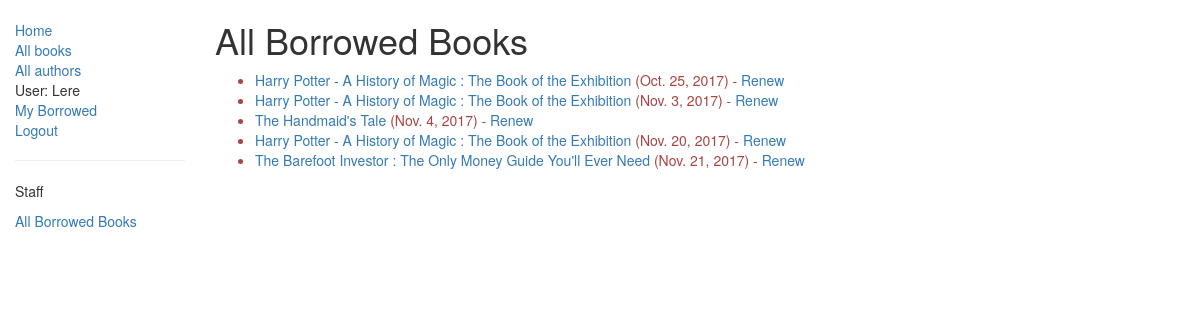
/catalog/allborrowed/ (signed in), run on the app's committed database.
### catalog/models.py (models this page shows, shortened)
class BookInstance(models.Model):
    id = models.UUIDField(primary_key = True, default = uuid.uuid4, help_text="unique id for a particular book instance")
    book = models.ForeignKey('Book', on_delete =models.SET_NULL, null = True)
    imprint = models.CharField(max_length=200)
    due_back = models.DateField(null = True,blank=True)
    borrower = models.ForeignKey(User, on_delete = models.SET_NULL, null = True)
    LOAN_STATUS = (
        ('m', 'Maintenance'),
        ('o', 'On loan'),
        ('a', 'Available'),
        ('r', 'Reserved'),
        )
    @property
    def is_overdue(self):
        if self.due_back and date.today() > self.due_back :
            return True
        return False
    status = models.CharField(max_length=1,choices = LOAN_STATUS, blank= True, default='m', help_text="Book availability")
    class Meta:
        ordering = ["due_back"]
        permissions = (("can_mark_returned", "Set book as returned"),)

class Book(models.Model):
    title = models.CharField(max_length=200)
    author = models.ForeignKey('Author',on_delete=models.SET_NULL, null = True)
    summary = models.TextField(max_length=1000, help_text="Enter a brief description of the book")
    isbn = models.CharField('ISBN', max_length=13, help_text='13 Character <a href="https://www.isbn-international.org/content/what-isbn">ISBN number</a>')
    genre = models.ManyToManyField(Genre, help_text="Select a genre for this book")
    language = models.ForeignKey(Language, on_delete=models.SET_NULL, null=True)
    def display_genre(self):
        """
        Creates a string for the Genre. This is required to display genre in Admin.
        """
        return ', '.join([ genre.name for genre in self.genre.all()[:3] ])
    display_genre.short_discription = 'Genre'

### catalog/views.py (the view)
class LoanedBooksByLibrarianListView(PermissionRequiredMixin,generic.ListView):
    permission_required = 'catalog.can_mark_returned'
    model = BookInstance
    template_name = 'catalog/borrowed_admin.html'
    def get_queryset(self):
        return BookInstance.objects.filter(status__exact='o')

### catalog/templates/catalog/borrowed_admin.html (shortened to what this page needs)
{% extends 'base_generic.html' %}
{% block content %}
<div>
<h1>All Borrowed Books</h1>
{% if bookinstance_list %}
  <ul>
  {% for bookinst in bookinstance_list%}
  <li class="{% if bookinst.is_overdue %}text-danger{% endif %}">
    <a href="{% url 'book-detail' bookinst.book.pk %}">{{bookinst.book.title}}</a> ({{ bookinst.due_back }})
    {% if perms.catalog.can_mark_returned %}- <a href="{% url 'renew-book-librarian' bookinst.id %}">Renew</a>  {% endif %}
  </li>
  {% endfor %}
</ul>
{% else %}
  <p>There are no books borrowed.</p>
{% endif %}
</div>
{% endblock %}

### catalog/templates/base_generic.html (shortened to what this page needs)
<!DOCTYPE html>
<html lang="en">
<head>
  <link rel="stylesheet" href="https://maxcdn.bootstrapcdn.com/bootstrap/3.3.7/css/bootstrap.min.css">
  {% load static %}
  <link rel="stylesheet" href="{% static 'css/styles.css' %}">
</head>
<body>
  <div class="container-fluid">
    <div class="row">
      <div class="col-sm-2">
      {% block sidebar %}
      <ul class="sidebar-nav">
          <li><a href="{% url 'index' %}">Home</a></li>
          <li><a href="{% url 'books' %}">All books</a></li>
          <li><a href="{% url 'authors' %}">All authors</a></li>
          {% if user.is_authenticated %}
            <li>User: {{user.get_username}}</li>
            <li><a href="{% url 'my-borrowed' %}">My Borrowed</a></li>
            <li><a href='{% url "logout" %}?next={{request.path}}'>Logout</a>
          {% else %}
            <li><a href="{%url 'login' %}?next={{request.path}}">Login</a>
          {% endif %}
          {% if perms.catalog.can_mark_returned %}
          <hr>
          <p>Staff</p>
          <li><a href="{% url 'allborrowed'%}" >All Borrowed Books</a> </li>
          {% endif %}
      </ul>
     {% endblock %}
      </div>
      <div class="col-sm-10 ">
      {% block content %}{% endblock %}
      </div>
    </div>
  </div>
</body>
</html>

### catalog/static/css/styles.css (style rules this page uses)
.sidebar-nav { margin-top: 20px; padding: 0; list-style: none; }

### data on the page
BookInstance: book "Harry Potter - A History of Magic : The Book of the Exhibition", due_back "Oct. 25, 2017"
BookInstance: book "Harry Potter - A History of Magic : The Book of the Exhibition", due_back "Nov. 3, 2017"
BookInstance: book "The Handmaid's Tale", due_back "Nov. 4, 2017"
BookInstance: book "Harry Potter - A History of Magic : The Book of the Exhibition", due_back "Nov. 20, 2017"
BookInstance: book "The Barefoot Investor : The Only Money Guide You'll Ever Need", due_back "Nov. 21, 2017"

### other printed values
{{ user.get_username }} "Lere"
